Frame 1 (no input): blank canvas, image omitted
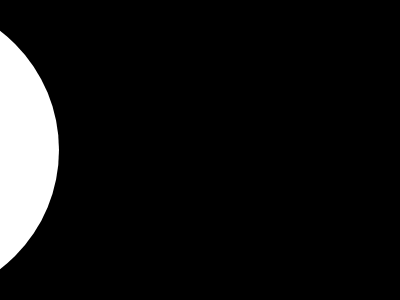
Frame 60 (no input)
Frame 120 (the mouse pressed at the canvas centre since frame 60): identical to frame 60, image omitted

The p5.js sketch that drew this single still picture (run headless with seeded random() and noise() and a simulated clock; from frame 60 on, the mouse is pressed at the canvas centre):

// p5.js sketch
// ── sketch.js
let circleX = 0;

function setup() {
  createCanvas(400, 300);
}

function mousePressed() {
  circleX = 0;
}

function draw() {
  background(0);
  noStroke();
  fill(255);
  circle(circleX-150, 150, 300);
  circleX = (circleX + 1) % (width + 300);
}

// https://editor.p5js.org/jht1493/sketches/I69gHq4bl
// p5js Code! - 2.2 - variable edge full

// https://editor.p5js.org/jht1493/sketches/PEuN_WPty
// p5js Code! - 2.2 - make your own variable edge

// https://editor.p5js.org/jht1493/sketches/HtESWWNTa
// p5js Code! - 2.2 - make your own variable remainder

// Make Your Own (Make Your Own Variable)
// Code! Programming with p5.js
// The Coding Train / Daniel Shiffman
// https://thecodingtrain.com/beginners/p5js/2.2-make-your-own.html
// https://youtu.be/dRhXIIFp-ys

// Make Your Own Variable: https://editor.p5js.org/codingtrain/sketches/xPXNdPy17
// Growing Circle Exercise: https://editor.p5js.org/codingtrain/sketches/ehbMJ-otC
